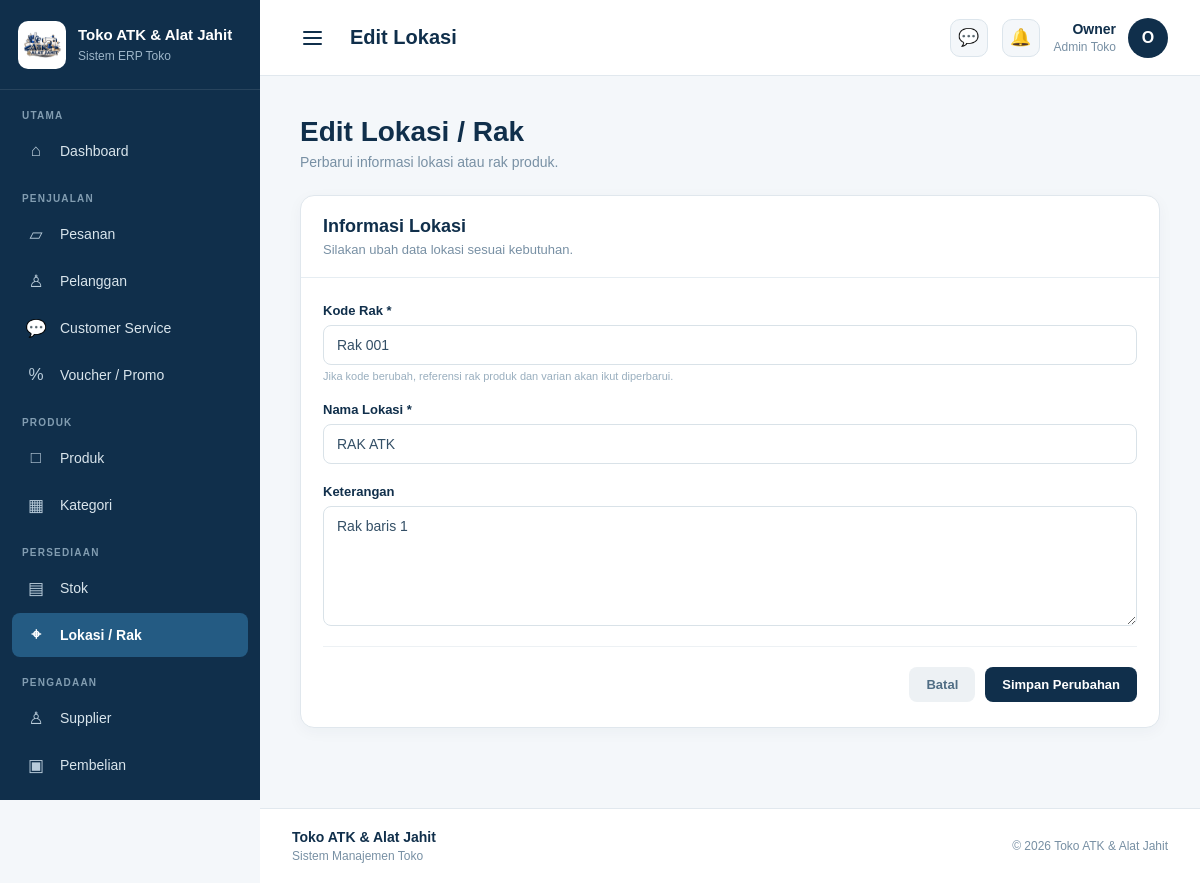
The page /admin/lokasi/edit.php?id=6 (signed in) on the database its author committed.
### tables this page shows
CREATE TABLE `lokasi_rak` (
  `id_lokasi` int(11) NOT NULL,
  `kode_rak` varchar(50) NOT NULL,
  `nama_lokasi` varchar(100) NOT NULL,
  `keterangan` text DEFAULT NULL,
  `created_at` timestamp NOT NULL DEFAULT current_timestamp()
);

### admin/lokasi/edit.php (the view, shortened to what this page needs)
<?php
require_once "../includes/hak_akses.php";
$id_lokasi = (int) ($_GET['id'] ?? 0);
$stmt = mysqli_prepare(
    $conn,
    "SELECT id_lokasi, kode_rak, nama_lokasi, keterangan
     FROM lokasi_rak
     WHERE id_lokasi = ?
     LIMIT 1"
);
mysqli_stmt_bind_param($stmt, "i", $id_lokasi);
if (!mysqli_stmt_execute($stmt)) {
    mysqli_stmt_close($stmt);
    header("Location: index.php?status=gagal");
    exit;
}
$result = mysqli_stmt_get_result($stmt);
$lokasi = mysqli_fetch_assoc($result);
$kode_rak = $lokasi['kode_rak'];
$nama_lokasi = $lokasi['nama_lokasi'];
$keterangan = $lokasi['keterangan'] ?? '';
?>
<!DOCTYPE html>
<html lang="id">
<head>
    <link rel="stylesheet" href="../assets/css/admin.css">
</head>
<body>
<div class="admin-layout">
    <?php include "../includes/sidebar.php"; ?>
    <div class="admin-main">
        <?php include "../includes/navbar.php"; ?>
        <main class="admin-content">
            <div class="lokasi-edit">
                <div class="lokasi-header">
                    <div>
                        <h1>Edit Lokasi / Rak</h1>
                        <p>Perbarui informasi lokasi atau rak produk.</p>
                    </div>
                </div>
                <div class="lokasi-card">
                    <div class="lokasi-card-header">
                        <h2>Informasi Lokasi</h2>
                        <p>Silakan ubah data lokasi sesuai kebutuhan.</p>
                    </div>
                    <div class="lokasi-card-body">
                        <form method="POST" autocomplete="off">
                            <div class="lokasi-field">
                                <label for="kode_rak">Kode Rak *</label>
                                <input
                                    type="text"
                                    id="kode_rak"
                                    name="kode_rak"
                                    class="lokasi-input"
                                    value="<?= htmlspecialchars($kode_rak, ENT_QUOTES, 'UTF-8'); ?>"
                                    maxlength="50"
                                    placeholder="Contoh: BR004"
                                    required
                                >
                                <span class="lokasi-help">
                                    Jika kode berubah, referensi rak produk dan varian akan ikut diperbarui.
                                </span>
                            </div>
                            <div class="lokasi-field">
                                <label for="nama_lokasi">Nama Lokasi *</label>
                                <input
                                    type="text"
                                    id="nama_lokasi"
                                    name="nama_lokasi"
                                    class="lokasi-input"
                                    value="<?= htmlspecialchars($nama_lokasi, ENT_QUOTES, 'UTF-8'); ?>"
                                    maxlength="100"
                                    placeholder="Contoh: Etalase Bagian Depan"
                                    required
                                >
                            </div>
                            <div class="lokasi-field">
                                <label for="keterangan">Keterangan</label>
                                <textarea
                                    id="keterangan"
                                    name="keterangan"
                                    class="lokasi-textarea"
                                    placeholder="Tambahkan keterangan lokasi..."
                                ><?= htmlspecialchars($keterangan, ENT_QUOTES, 'UTF-8'); ?></textarea>
                            </div>
                            <div class="lokasi-actions">
                                <a
                                    href="index.php"
                                    class="lokasi-btn lokasi-btn-cancel"
                                >
                                    Batal
                                </a>
                                <button
                                    type="submit"
                                    class="lokasi-btn lokasi-btn-save"
                                >
                                    Simpan Perubahan
                                </button>
                            </div>
                        </form>
                    </div>
                </div>
            </div>
        </main>
        <?php include "../includes/footer.php"; ?>
    </div>
</div>
</body>
</html>

### admin/assets/css/admin.css (style rules this page uses)
* { margin: 0; padding: 0; box-sizing: border-box; }
html { font-size: 16px; }
body { font-family: Arial, Helvetica, sans-serif; background: #f4f7fa; color: #102f4b; min-height: 100vh; }
a { text-decoration: none; color: inherit; }
.admin-layout { display: flex; min-height: 100vh; width: 100%; }
.admin-main { flex: 1; min-width: 0; min-height: 100vh; }
.admin-content { padding: 40px; max-width: 1500px; }

### admin/lokasi/edit.php (style rules this page uses)
.lokasi-edit { max-width: 900px; }
.lokasi-header { display: flex; justify-content: space-between; align-items: flex-start; margin-bottom: 25px; gap: 20px; }
.lokasi-header h1 { font-size: 28px; color: #102f4b; margin: 0 0 6px; }
.lokasi-header p { color: #7890a4; font-size: 14px; margin: 0; }
.lokasi-card { background: #fff; border: 1px solid #e0e7ed; border-radius: 14px; overflow: hidden; box-shadow: 0 4px 15px rgba(16, 47, 75, 0.04); }
.lokasi-card-header { padding: 20px 22px; border-bottom: 1px solid #e6edf2; }
.lokasi-card-header h2 { font-size: 18px; color: #102f4b; margin: 0 0 5px; }
.lokasi-card-header p { color: #7890a4; font-size: 13px; margin: 0; }
.lokasi-card-body { padding: 25px 22px; }
.lokasi-field { margin-bottom: 20px; }
.lokasi-field label { display: block; color: #102f4b; font-size: 13px; font-weight: 600; margin-bottom: 7px; }
.lokasi-input, .lokasi-textarea { display: block; width: 100%; box-sizing: border-box; padding: 11px 13px; border: 1px solid #d9e2e8; border-radius: 8px; background: #fff; color: #334f66; font-family: inherit; font-size: 14px; outline: none; }
.lokasi-textarea { min-height: 120px; resize: vertical; }
.lokasi-help { display: block; color: #9aafbf; font-size: 11px; margin-top: 5px; }
.lokasi-actions { display: flex; justify-content: flex-end; gap: 10px; padding-top: 20px; margin-top: 5px; border-top: 1px solid #edf1f4; }
.lokasi-btn { display: inline-flex; align-items: center; justify-content: center; box-sizing: border-box; border: none; border-radius: 8px; padding: 10px 17px; font-family: inherit; font-size: 13px; font-weight: 600; text-decoration: none; cursor: pointer; }
.lokasi-btn-cancel { background: #edf1f4; color: #506d84; }
.lokasi-btn-save { background: #102f4b; color: #fff; }

### rows shown on the page
lokasi_rak: kode_rak "Rak 001", nama_lokasi "RAK ATK", keterangan "Rak baris 1"

### other values the page prints
$pageTitle "Edit Lokasi"
$namaAdmin "Owner"
$avatar "O"
